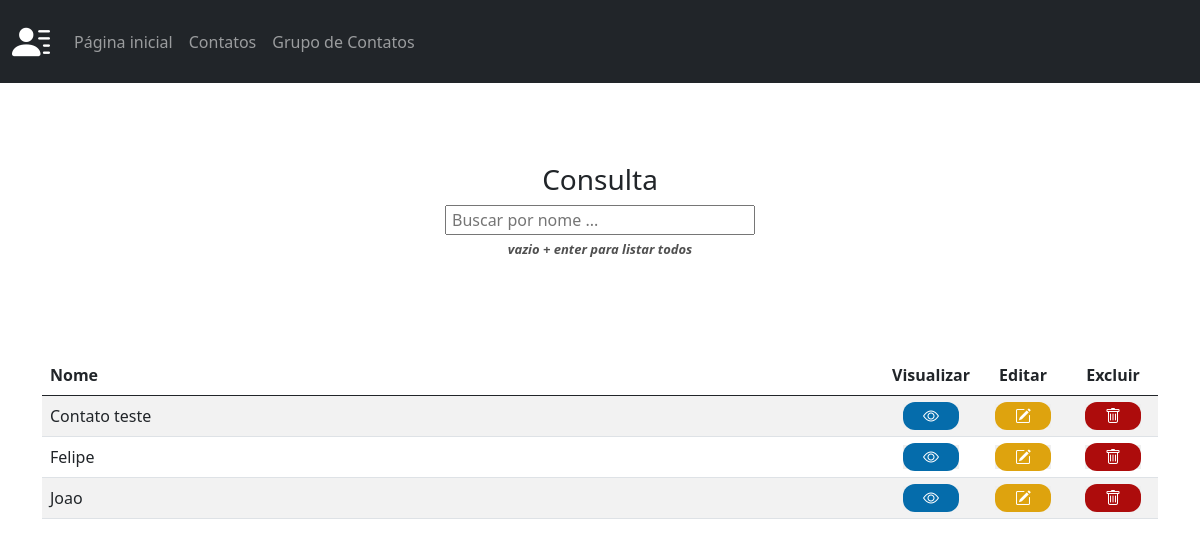
Screenshot of /contato/ with the database file from the repository.
### contatos/models.py (models this page shows, shortened)
class Contato(models.Model):
    nome = models.CharField(max_length=100)
    telefone = models.PositiveIntegerField()
    email = models.EmailField(max_length=100, verbose_name="E-mail")
    endereco = models.CharField(max_length=255, verbose_name="Endereço")
    numero = models.PositiveIntegerField(verbose_name="Número")
    bairro = models.CharField(max_length=100)
    cep = models.PositiveIntegerField(verbose_name="CEP")
    estado = models.CharField(max_length=100)
    cidade = models.CharField(max_length=100)
    grupoContato = models.ForeignKey(
        GrupoContatos, on_delete=models.CASCADE, related_name='contatos', verbose_name="Grupo do Contato")
    dataCadastro = models.DateField(
        default=django.utils.timezone.now, verbose_name="Data de cadastro")

### contatos/views.py (the view)
# urls.py: path('contato/', views.contato, name="contato"),
def contato(request):
    contatos_ordem_alfabetica = Contato.objects.all().order_by('nome')
    search = request.GET.get('search')
    if search:
        contatos_ordem_alfabetica = contatos_ordem_alfabetica.filter(
            nome__icontains=search)
    context = {
        'contatos': contatos_ordem_alfabetica
    }
    return render(request, 'contatos/contato.html', context)

### contatos/models.py (called while the page is built)
    def __str__(self):
        return self.titulo

### contatos/templates/contatos/contato.html (shortened to what this page needs)
{% extends 'template.html' %}
{% block main %}
<div id="campo-consulta">
    <form action="." method="GET">
        <h3>Consulta</h3>
        <input type="text" id="search" name="search" placeholder="Buscar por nome ..." autofocus>
        <p id="p-consulta">vazio + enter para listar todos</p>
    </form>
</div>
<div class="container">
    <table class="table table-striped">
        <thead>
            <tr>
                <th scope="col">Nome</th>
                <th th scope="col" class="th-botao">Visualizar</th>
                <th scope="col" class="th-botao">Editar</th>
                <th scope="col" class="th-botao">Excluir</th>
            </tr>
        </thead>
        <tbody>
            {% for contato in contatos %}
            <tr>
                <td>{{ contato.nome }}</td>
                <td class="td-botao">
                    <button data-bs-toggle="modal" data-bs-target="#modalVisualizar{{ contato.id }}">
                        <i class="bi bi-eye"></i>
                    </button>
                </td>
                <td class="td-botao">
                    <button>
                        <a href="{% url 'contato_edit' contato.id %}">
                            <i class="bi bi-pencil-square"></i>
                        </a>
                    </button>
                </td>
                <td class="td-botao">
                    <button data-bs-toggle="modal" data-bs-target="#modalExcluir{{ contato.id }}">
                        <i class="bi bi-trash"></i>
                    </button>
                </td>
            </tr>
            {% endfor %}
        </tbody>
    </table>
</div>
{% endblock main %}

### contatos/static/contatos/css/styles.css (style rules this page uses)
.container { background-color: white; border-radius: 10px }
button { margin: 0; padding: 0; border: none; }
#campo-consulta { margin: 70px auto 70px auto; width: 350px; background-color: white; padding: 10px 20px; border-radius: 10px; }
#campo-consulta h3 { font-size: 28px; text-align: center; }
#campo-consulta input { width: 100%; padding-left: 5px; }
#p-consulta { margin-top: 5px; text-align: center; color: #505050; font-style: italic; font-weight: bold; font-size: 13px; }
.th-botao { width: 90px; text-align: center; }
.td-botao { text-align: center; }
td button .bi-eye { background-color: #056cab; padding: 3px 20px; border-radius: 12px; color: white; }
td button .bi-pencil-square { background-color: #dea30e; padding: 3px 20px; border-radius: 12px; color: white; }
td button .bi-trash { background-color: #ad0c0c; padding: 3px 20px; border-radius: 12px; color: white; }
button a { text-decoration: none; color: white; }

### rows the page displays
Contato: nome "Contato teste"
Contato: nome "Felipe"
Contato: nome "Joao"
